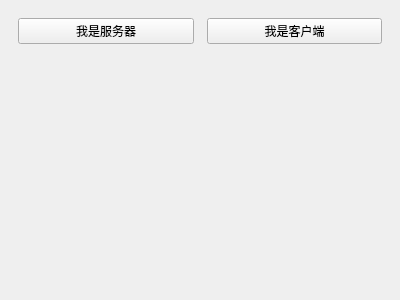
<?xml version="1.0" encoding="UTF-8"?>
<ui version="4.0">
 <class>Welcome</class>
 <widget class="QWidget" name="Welcome">
  <property name="geometry">
   <rect>
    <x>0</x>
    <y>0</y>
    <width>400</width>
    <height>300</height>
   </rect>
  </property>
  <property name="windowTitle">
   <string>欢迎</string>
  </property>
  <layout class="QVBoxLayout" name="verticalLayout">
   <item>
    <spacer name="spacerTop">
     <property name="orientation">
      <enum>Qt::Vertical</enum>
     </property>
    </spacer>
   </item>
   <item>
    <layout class="QHBoxLayout" name="buttons">
     <item>
      <spacer name="spacerLeft">
       <property name="orientation">
        <enum>Qt::Horizontal</enum>
       </property>
      </spacer>
     </item>
     <item>
      <widget class="QPushButton" name="serverButton">
       <property name="text">
        <string>我是服务器</string>
       </property>
      </widget>
     </item>
     <item>
      <spacer name="spacerHMiddle">
       <property name="orientation">
        <enum>Qt::Horizontal</enum>
       </property>
      </spacer>
     </item>
     <item>
      <widget class="QPushButton" name="clientButton">
       <property name="text">
        <string>我是客户端</string>
       </property>
      </widget>
     </item>
     <item>
      <spacer name="spacerRight">
       <property name="orientation">
        <enum>Qt::Horizontal</enum>
       </property>
      </spacer>
     </item>
    </layout>
   </item>
   <item>
    <spacer name="spacerVMiddle">
     <property name="orientation">
      <enum>Qt::Vertical</enum>
     </property>
    </spacer>
   </item>
   <item>
    <widget class="QLabel" name="msg">
     <property name="text">
      <string/>
     </property>
     <property name="alignment">
      <set>Qt::AlignCenter</set>
     </property>
    </widget>
   </item>
   <item>
    <spacer name="spacerBottom">
     <property name="orientation">
      <enum>Qt::Vertical</enum>
     </property>
    </spacer>
   </item>
  </layout>
 </widget>
 <resources/>
 <connections>
  <connection>
   <sender>serverButton</sender>
   <signal>clicked()</signal>
   <receiver>Welcome</receiver>
   <slot>setupDecentralizedServer()</slot>
  </connection>
  <connection>
   <sender>clientButton</sender>
   <signal>clicked()</signal>
   <receiver>Welcome</receiver>
   <slot>setupDecentralizedClient()</slot>
  </connection>
  <connection>
   <sender>serverButton</sender>
   <signal>clicked()</signal>
   <receiver>Welcome</receiver>
   <slot>disableButtons()</slot>
  </connection>
  <connection>
   <sender>clientButton</sender>
   <signal>clicked()</signal>
   <receiver>Welcome</receiver>
   <slot>disableButtons()</slot>
  </connection>
 </connections>
</ui>
